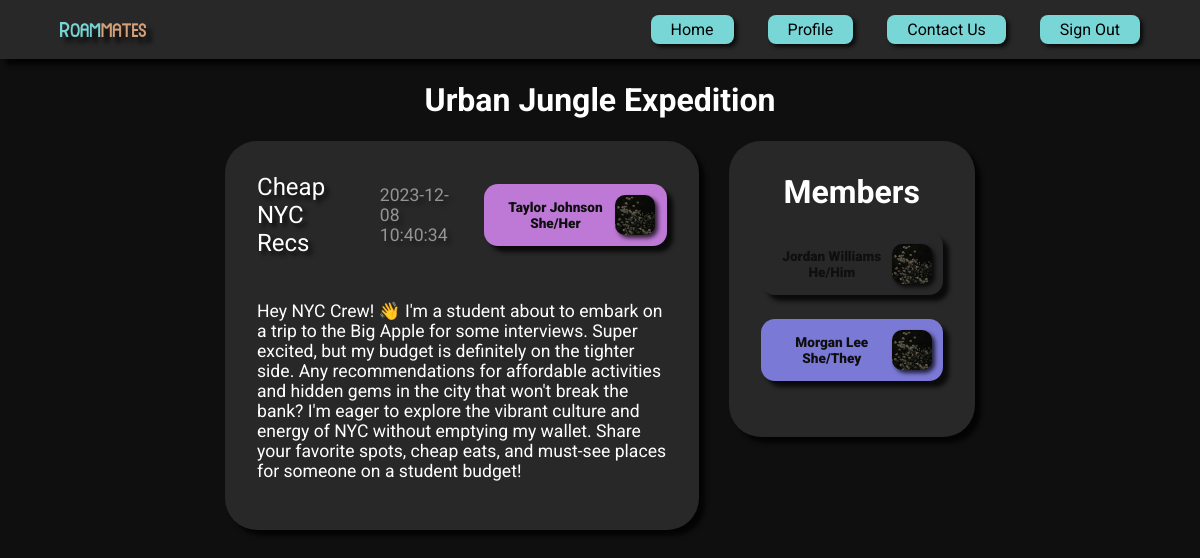
The page /server/3/group on the database its author committed.
### tables this page shows
CREATE TABLE Groups (
    id INTEGER PRIMARY KEY AUTOINCREMENT,
    title TEXT NOT NULL,
    location TEXT,
    description TEXT,
    avatar BLOB
);

CREATE TABLE Posts (
    id INTEGER PRIMARY KEY AUTOINCREMENT,
    group_id INTEGER NOT NULL,
    created_at TEXT NOT NULL,
    author INTEGER NOT NULL,
    title TEXT NOT NULL,
    content TEXT,
    FOREIGN KEY(group_id) REFERENCES Groups(id),
    FOREIGN KEY(author) REFERENCES Users(id)
);

CREATE TABLE "Users" (
	"id"	INTEGER,
	"created_at"	TEXT NOT NULL,
	"email"	TEXT NOT NULL,
	"name"	TEXT,
	"pronouns"	TEXT,
	"bio"	TEXT,
	"avatar"	BLOB,
	"color"	TEXT,
	PRIMARY KEY("id" AUTOINCREMENT)
);

### flaskr/server.py (the view, shortened to what this page needs)
@bp.route("/<int:group_id>/group", methods=['GET', 'POST'])
def group(group_id):
    db = get_db()
    db.row_factory = sqlite3.Row
    group_info = db.execute(
        """
        SELECT *
        FROM Groups
        WHERE id = ?
        """, (group_id,)
    ).fetchall()
    posts = db.execute(
        """
        SELECT
            Posts.id AS post_id,
            Posts.title,
            Posts.content,
            Posts.created_at,
            Users.name AS author_name,
            Users.color AS author_color,
            Users.pronouns AS author_pronouns
        FROM
            Posts
        JOIN Users ON Posts.author = Users.id
        WHERE
            Posts.group_id = ?
        """, (group_id,)
    ).fetchall()
    members = db.execute(
        """
        SELECT *
        FROM Users
        JOIN GroupMembers ON Users.id = GroupMembers.user_id
        WHERE GroupMembers.group_id = ?
        """, (group_id,)
    ).fetchall()
    comments = {}
    for post in posts:
        post_comments = db.execute(
            """
            SELECT
                Comments.id AS comment_id,
                Comments.content AS comment_content,
                Comments.created_at AS comment_created_at,
                Users.name AS user_name,
                Users.color AS user_color,
                Users.pronouns AS user_pronouns
            FROM
                Comments
            JOIN Users ON Comments.user_id = Users.id
            WHERE
                Comments.post_id = ?
            """, (post[0],)
        ).fetchall()
        comments[f'{post[0]}'] = post_comments
    posts_formatted = {}
    for post in posts:
        posts_formatted[f'{post[0]}'] = post
    return render_template("/server/group.html",
                           group_id=group_id, group_info=group_info, posts=posts, members=members, comments=comments)

### flaskr/__init__.py (called while the page is built)
def create_app(test_config=None):
    app = Flask(__name__)
    app.secret_key = env.get("APP_SECRET_KEY")
    app.database = os.path.join(app.instance_path, 'flaskr.sqlite')
    app.config['DATABASE'] = os.path.join(app.instance_path, 'flaskr.sqlite')
    try:
        os.makedirs(app.instance_path)
    except OSError:
        pass
    from . import db
    db.init_app(app)
    from . import server
    app.register_blueprint(server.bp)
    app.add_url_rule('/', endpoint='server.login_page')
    @app.context_processor
    def utility_functions():
        def print_in_console(message):
            print(str(message))
        return dict(mdebug=print_in_console)
    return app

### flaskr/db.py (called while the page is built)
def get_db():
    if 'db' not in g:
        g.db = sqlite3.connect(
            current_app.config['DATABASE'],
            detect_types=sqlite3.PARSE_DECLTYPES
        )
        g.db.row_factory = sqlite3.Row
    return g.db

### flaskr/templates/server/group.html (shortened to what this page needs)
{% extends 'base.html' %}
{% from 'components.html' import navbar, contact_card, post_card, member_list_card, expanded_post_card %}
{% block content %}
{{ navbar() }}
<header>
    <h1 id="title">{{ group_info[0][1] }}</h1>
</header>
<div class="columns-container">
    <div class="posts-list">
        {% for post in posts %}
            {{ post_card(post) }}
        {% endfor %}
    </div>
    <div class="member-list-container">
        {{ member_list_card(members) }}
    </div>
</div>
{% endblock %}

### flaskr/templates/components.html (shortened to what this page needs)
{% macro navbar() -%}
<nav>
    <img id="logo" src="{{ url_for('static', filename='/assets/Roammates Logo.png') }}" alt="">
    <ul>
        <li><a href="/server/groups_list"><button class="banner"><img src="" alt="">Home</button></a></li>
        <li><a href="/server/profile"><button class="banner"><img src="" alt="">Profile</button></a></li>
        <li><button id="contact-button" class="banner"><img src="" alt="">Contact Us</button></li>
        <li><a href="/server/logout"><button class="banner"><img src="" alt="">Sign Out</button></a></li>
    </ul>
</nav>
{%- endmacro %}
{% macro member_card(color, name, pronouns) -%}
<div id="member-container">
    <div class="card {{ color }} member">
        <div id="name-pronouns">
            <p>{{ name }}</p>
            <p>{{ pronouns }}</p>
        </div>
        <div id="avatar">
            <img src="{{ url_for('static', filename='/assets/Profile Avatar.jpg') }}" alt="">
        </div>
    </div>
</div>
{%- endmacro %}
{% macro member_list_card(members) -%}
<div>
    <div class="card member-list">
        <h1>Members</h1>
        {% for i in range(members | length) %}
            {{ member_card(members[i][7], members[i][3], members[i][4]) }}
        {% endfor %}
    </div>
</div>
{%- endmacro %}
{% macro post_card(post) -%}
<div>
    <div class="card post" id="post-{{ post[0] }}">
        <ul>
            <li class="primary">{{ post[1] }}</li>
            <li class="secondary">{{ post[3] }}</li>
            {{ member_card(post[5], post[4], post[6]) }}
        </ul>
        <p>{{ post[2] }}</p>
    </div>
</div>
{%- endmacro %}

### flaskr/static/layouts/styles.css (style rules this page uses)
:root { --black: #0F0F0F; --dark-grey: #282828; --light-grey: #545454; --blue: #79D6D6; --orange: #D6A079; --green: #79D69E; --purple: #7B79D6; --pink: #BE79D6; --red: #D67979; }
body { background-color: var(--black); margin-top: 60px; font-family: 'Roboto', sans-serif; color: white; overflow: auto; }
button { font-family: 'Roboto', sans-serif; font-size: 1em; border: 0; cursor: pointer; filter: brightness(1) drop-shadow(3px 3px 2px rgba(0, 0, 0, 0.75)); transition: all 0.2s; }
.banner { background-color: var(--blue); padding: 5px 20px; border-radius: 8px; color: black; }
nav { background-color: var(--dark-grey); padding: 15px 60px; filter: drop-shadow(6px 6px 2px rgba(0, 0, 0, 0.75)); position: fixed; left: 0; right: 0; top: 0; z-index: 1; display: flex; align-items: center; justify-content: space-between; }
nav #logo { float: left; max-width: 8%; align-content: center; filter: drop-shadow(6px 6px 2px rgba(0, 0, 0, 0.75)); }
nav ul { list-style: none; padding: 0; margin: 0; text-align: right; }
nav li { display: inline-block; margin-left: 30px; }
nav a { text-decoration: none; color: white; display: inline-block; }
.card { background-color: var(--dark-grey); color: white; padding: 2em; border-radius: 2em; filter: brightness(1) drop-shadow(6px 6px 2px rgba(0, 0, 0, 0.75)); overflow: auto; }
.purple { background-color: var(--purple); }
.pink { background-color: var(--pink); }
.post { margin-bottom: 2em; filter: brightness(1) drop-shadow(6px 6px 2px rgba(0, 0, 0, 0.75)); transition: all 0.2s; }
.post ul { list-style-type: none; display: flex; align-items: center; justify-content: space-between; margin: 0; padding: 0; }
.post li { margin-right: 1.5em; font-size: 1.5em; filter: brightness(100%) drop-shadow(4px 4px 2px rgba(0, 0, 0, 0.75)); }
.post p { margin-top: 0.4em; margin-bottom: 0; padding: 0; font-size: 1.1em; margin-top: 2.5em; margin-bottom: 1em; }
.post .secondary { opacity: 0.5; font-size: 1.1em; }
.member-list .member { margin-bottom: 1.5em; }
.member-list h1 { text-align: center; margin-top: 0; }
.member { width: 10em; display: flex; padding: 0.7em; height: 2.5em; border-radius: 14px; }
.member p { margin: 0; font-size: 0.85em; font-weight: 1000; color: var(--black); }
#name-pronouns { display: flex; flex-direction: column; align-items: center; justify-content: center; width: 100%; }
.member img { max-height: 40px; max-width: 40px; border-radius: 25%; filter: drop-shadow(3px 3px 2px rgba(0, 0, 0, 0.75)); }
.member #avatar { display: flex; align-items: center; }

### flaskr/templates/server/group.html (style rules this page uses)
body { display: flex; flex-direction: column; align-items: center; }
.columns-container { display: flex; justify-content: center; align-items: flex-start; width: 100%; }
.posts-list { display: block; width: 40%; margin-right: 30px; }
.member-list-container { display: flex; flex-direction: column; align-items: center; justify-content: center; }

### rows shown on the page
Groups: title "Urban Jungle Expedition"
Posts: title "Cheap NYC Recs", created_at "2023-12-08 10:40:34", content "Hey NYC Crew! 👋 I'm a student about to embark on a trip to the Big Apple for some interviews. Super excited, but my budget is definitely on the tighter side. Any recommendations for affordable activities and hidden gems in the city that won't break the bank? I'm eager to explore the vibrant culture and energy of NYC without emptying my wallet. Share your favorite spots, cheap eats, and must-see places for someone on a student budget!"
Users: name "Taylor Johnson", pronouns "She/Her"
Users: name "Jordan Williams", pronouns "He/Him"
Users: name "Morgan Lee", pronouns "She/They"
